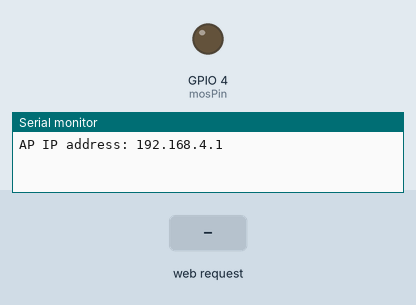
This program was run on a simulated ESP32. On the bench: output pins drawn as LEDs (lit = HIGH), the last lines printed to the serial monitor. The inputs (shaded band) are chosen by the test bench.

Above: at 1.2 s.
1.3 s: HTTP request GET /water-module-2 received
At 1.55 s:
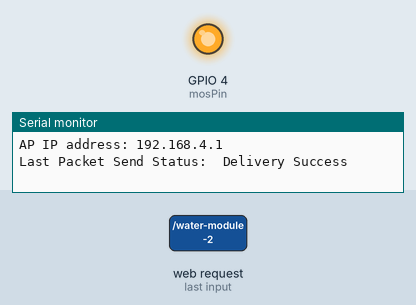
6.3 s: HTTP request GET /pump/on received
At 6.7 s:
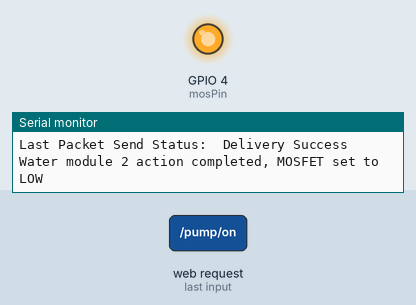
7.8 s: HTTP request GET /water-module-1 received
At 9.4 s:
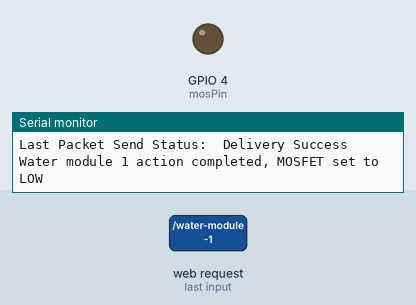
Timing chart, 0 to 10.8 s (numbered marks = the images above; inputs shaded):
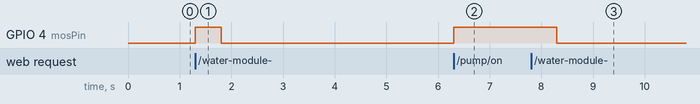

Measured:
- after the input at 1.3 s, GPIO 4 (mosPin): LOW → HIGH at once, → LOW 0.50 s later
- after the input at 6.3 s, GPIO 4 (mosPin): LOW → HIGH at once
- after the input at 7.8 s, GPIO 4 (mosPin): HIGH → LOW after 0.50 s

The program:

main.cpp
```cpp
// main esp
#include <Arduino.h>
#include <esp_now.h>
#include <WiFi.h>
#include <AsyncTCP.h>
#include <ArduinoJson.h>
#include <ESPAsyncWebServer.h>
#include "main.h"

uint8_t module1Address[] = {0xFC, 0xE8, 0xC0, 0x7C, 0xCC, 0x10};
uint8_t module2Address[] = {0xAC, 0x15, 0x18, 0xC0, 0x02, 0x8C};

bool myInfluxOpen1 = false;
bool myOutfluxOpen1 = false;
bool myInfluxOpen2 = false;
bool myOutfluxOpen2 = false;

unsigned long actionTriggered1;
unsigned long actionTriggered2;
unsigned long outfluxTriggered1;
unsigned long outfluxTriggered2;
const unsigned long interval = 500; // 500 milliseconds
const unsigned long outfluxInterval = 6000; // 6000 milliseconds (6 seconds)

typedef struct struct_module_message {
  // module number
  uint8_t module;

  // flow rate data
  float flowRate;
  unsigned int flowMilliLitres;
  unsigned long totalMilliLitres;

  // system status
  bool influxOpen;
  bool outfluxOpen;
} module_message;
module_message myModuleData;

typedef struct struct_main_message {
  // system status
  bool influxOpen;
  bool outfluxOpen;
} main_message;
main_message myMainData;

// Peer info
esp_now_peer_info_t peerInfo;

const char *ssid = "ESP32_AP";
const char *password = "12345678";

const int mosPin = 4;

// Create an AsyncWebServer object on port 80
AsyncWebServer server(80);
AsyncWebSocket ws("/ws");

void setup() {
  // Set up Serial Monitor
  Serial.begin(115200);

  // Set up pump pinss
  pinMode(mosPin, OUTPUT);
  digitalWrite(mosPin, LOW); // Start with pump off

  // Set ESP32 as a Wi-Fi Station
  WiFi.mode(WIFI_AP_STA);
  WiFi.softAP(ssid, password);

  // Print the IP address
  IPAddress IP = WiFi.softAPIP();
  Serial.print("AP IP address: ");
  Serial.println(IP);

  // Initilize ESP-NOW
  if (esp_now_init() != ESP_OK) {
    Serial.println("Error initializing ESP-NOW");
    return;
  }

  // Register callback function
  esp_now_register_recv_cb(OnDataRecv);
  esp_now_register_send_cb(OnDataSent);

  // Register peer for module 1
  memcpy(peerInfo.peer_addr, module1Address, 6);
  peerInfo.channel = 0;
  peerInfo.encrypt = false;
  if (esp_now_add_peer(&peerInfo) != ESP_OK) {
      Serial.println("Failed to add peer 1");
      return;
  }

  // Register peer for module 2
  memcpy(peerInfo.peer_addr, module2Address, 6);
  if (esp_now_add_peer(&peerInfo) != ESP_OK) {
      Serial.println("Failed to add peer 2");
      return;
  }

    // Handle WebSocket events
    ws.onEvent(onWsEvent);
    server.addHandler(&ws);

    // Handle HTTP requests
    server.on("/", HTTP_GET, handleRootRequest);
    server.on("/water-module-2", HTTP_GET, handleWaterGet2);
    server.on("/outflux-module-2", HTTP_GET, handleOutfluxGet2); // for demo and testing
    server.on("/water-module-1", HTTP_GET, handleWaterGet1);
    server.on("/outflux-module-1", HTTP_GET, handleOutfluxGet1); // for demo and testing

    // Define the route to turn the pump on
    server.on("/pump/on", HTTP_GET, [](AsyncWebServerRequest *request) {
    digitalWrite(mosPin, HIGH);
      request->send(200, "text/plain", "Pump turned on");
    });

    // Define the route to turn the pump off
    server.on("/pump/off", HTTP_GET, [](AsyncWebServerRequest *request) {
      digitalWrite(mosPin, LOW);
      request->send(200, "text/plain", "Pump turned off");
    });

    server.on("/m1i", HTTP_GET, [](AsyncWebServerRequest *request) {
      sendData(module1Address, 1, 0);
      request->send(200, "text/plain", "module 2 influx opened");
    });

    server.on("/m1o", HTTP_GET, [](AsyncWebServerRequest *request) {
      sendData(module1Address, 0, 1);
      request->send(200, "text/plain", "module 2 outflux opened");
    });
    // Start server
    server.begin();
}


void loop() {
  // Check if 500 milliseconds have passed since actionTriggered1
  if (millis() - actionTriggered1 >= interval && actionTriggered1 != 0) {
    digitalWrite(mosPin, LOW);
    actionTriggered1 = 0; // Reset the trigger time to avoid repeated actions
    Serial.println("Water module 1 action completed, MOSFET set to LOW");
    myInfluxOpen1 = 0;
  }

  // Check if 500 milliseconds have passed since actionTriggered2
  if (millis() - actionTriggered2 >= interval && actionTriggered2 != 0) {
    digitalWrite(mosPin, LOW);
    actionTriggered2 = 0; // Reset the trigger time to avoid repeated actions
    Serial.println("Water module 2 action completed, MOSFET set to LOW");
    myInfluxOpen2 = 0;
  }

  // Check if 6 seconds have passed since outfluxTriggered1
  if (millis() - outfluxTriggered1 >= outfluxInterval && outfluxTriggered1 != 0) {
    sendData(module1Address, myInfluxOpen1, 0);
    outfluxTriggered1 = 0; // Reset the trigger time to avoid repeated actions
    Serial.println("Outflux module 1 action completed, valve closed");
    myOutfluxOpen1 = 0;
  }

  // Check if 6 seconds have passed since outfluxTriggered2
  if (millis() - outfluxTriggered2 >= outfluxInterval && outfluxTriggered2 != 0) {
    sendData(module2Address, myInfluxOpen2, 0);
    outfluxTriggered2 = 0; // Reset the trigger time to avoid repeated actions
    Serial.println("Outflux module 2 action completed, valve closed");
    myOutfluxOpen2 = 0;
  }
}

void handleRootRequest(AsyncWebServerRequest *request) {
  String responseHtml = "<h1>Hello, World!</h1>";
  request->send(200, "text/html", responseHtml);
}

void handleWaterGet1(AsyncWebServerRequest *request) {
  myInfluxOpen1 = 1;
  sendData(module1Address, myInfluxOpen1, myOutfluxOpen1);
  digitalWrite(mosPin, HIGH);
  actionTriggered1 = millis();
  request->send(200, "text/plain", "Water module 1 action triggered");
}

void handleOutfluxGet1(AsyncWebServerRequest *request) {
  myOutfluxOpen1 = 1;
  sendData(module1Address, myInfluxOpen1, myOutfluxOpen1);
  outfluxTriggered1 = millis();
  request->send(200, "text/plain", "Outflux module 1 action triggered");
}

void handleWaterGet2(AsyncWebServerRequest *request) {
  myInfluxOpen2 = 1;
  sendData(module2Address, myInfluxOpen2, myOutfluxOpen2);
  digitalWrite(mosPin, HIGH);
  actionTriggered2 = millis();
  request->send(200, "text/plain", "Water module 2 action triggered");
}

void handleOutfluxGet2(AsyncWebServerRequest *request) {
  myOutfluxOpen2 = 1;
  sendData(module2Address, myInfluxOpen2, myOutfluxOpen2);
  outfluxTriggered2 = millis();
  request->send(200, "text/plain", "Outflux module 2 action triggered");
}
// WebSocket event handler
// void onWsEvent(AsyncWebSocket *server, AsyncWebSocketClient *client,
//                AwsEventType type, void *arg, uint8_t *data, size_t len) {
//     if (type == WS_EVT_CONNECT) {
//         Serial.printf("Client connected: %u\n", client->id());
//     } else if (type == WS_EVT_DISCONNECT) {
//         Serial.printf("Client disconnected: %u\n", client->id());
//     } else if (type == WS_EVT_DATA) {
//         // Handle incoming data from the web dashboard
//         String message = "";
//         for (size_t i = 0; i < len; i++) {
//             message += (char)data[i];
//         }
//         Serial.printf("Received message: %s\n", message.c_str());
//     }
// }
// simplified version
void onWsEvent(AsyncWebSocket *server, AsyncWebSocketClient *client, AwsEventType type, void *arg, uint8_t *data, size_t len) {
  if (type == WS_EVT_CONNECT) {
    Serial.println("WebSocket client connected");
  } else if (type == WS_EVT_DISCONNECT) {
    Serial.println("WebSocket client disconnected");
  }
}

// Callback function called when data is sent
void OnDataSent(const uint8_t *mac_addr, esp_now_send_status_t status) {
  Serial.print("\r\nLast Packet Send Status:\t");
  Serial.println(status == ESP_NOW_SEND_SUCCESS ? "Delivery Success" : "Delivery Fail");
}

// Callback function executed when data is received
// update local variables with the flow rate and stuff so we can do stuff with it
void OnDataRecv(const uint8_t * mac, const uint8_t *incomingData, int len) {
  memcpy(&myModuleData, incomingData, sizeof(myModuleData));
  Serial.println("ON RECEIVE");
  // Print the MAC address of the sender
  Serial.print("MAC Address: ");
  for (int i = 0; i < 6; i++) {
    if (mac[i] < 16) {
      Serial.print("0");
    }
    Serial.print(mac[i], HEX);
    if (i < 5) {
      Serial.print(":");
    }
  }
  Serial.println();

  Serial.print("Data received: ");
  Serial.println(len);
  Serial.print("module number: ");
  Serial.println(myModuleData.module);
  Serial.print("Flow rate: ");
  Serial.println(myModuleData.flowRate);
  Serial.print("volume: ");
  Serial.println(myModuleData.totalMilliLitres);
  Serial.print("influx: ");
  Serial.println(myModuleData.influxOpen);
  Serial.print("influx: ");
  Serial.println(myModuleData.outfluxOpen);
  Serial.println();

  // Create a JSON object with the data
  StaticJsonDocument<200> jsonDoc;
  jsonDoc["module"] = myModuleData.module;
  jsonDoc["flowRate"] = myModuleData.flowRate;
  jsonDoc["totalMilliLitres"] = myModuleData.totalMilliLitres;
  jsonDoc["influxOpen"] = myModuleData.influxOpen;
  jsonDoc["outfluxOpen"] = myModuleData.outfluxOpen;

  // Serialize JSON to string
  String jsonString;
  serializeJson(jsonDoc, jsonString);

  // Send the data to all WebSocket clients
  ws.textAll(jsonString);
}

void sendData(uint8_t *address, bool influx, bool outflux) {
  myMainData.influxOpen = influx;
  myMainData.outfluxOpen = outflux;
  esp_now_send(address, (uint8_t *) &myMainData, sizeof(myMainData));
}
```

main.h
```cpp
#include <ESPAsyncWebServer.h>
#include <esp_now.h>

void OnDataRecv(const uint8_t * mac, const uint8_t *incomingData, int len);
void OnDataSent(const uint8_t *mac_addr, esp_now_send_status_t status);

void sendData(uint8_t *address, bool influx, bool outflux);
void handleRootRequest(AsyncWebServerRequest *request);
void handleWaterPost(AsyncWebServerRequest *request);
void handleOutfluxPost(AsyncWebServerRequest *request);
void onWsEvent(AsyncWebSocket *server, AsyncWebSocketClient *client, AwsEventType type, void *arg, uint8_t *data, size_t len);

void handleRootRequest(AsyncWebServerRequest *request);
void handleWaterGet1(AsyncWebServerRequest *request);
void handleOutfluxGet1(AsyncWebServerRequest *request);
void handleWaterGet2(AsyncWebServerRequest *request);
void handleOutfluxGet2(AsyncWebServerRequest *request);
```
